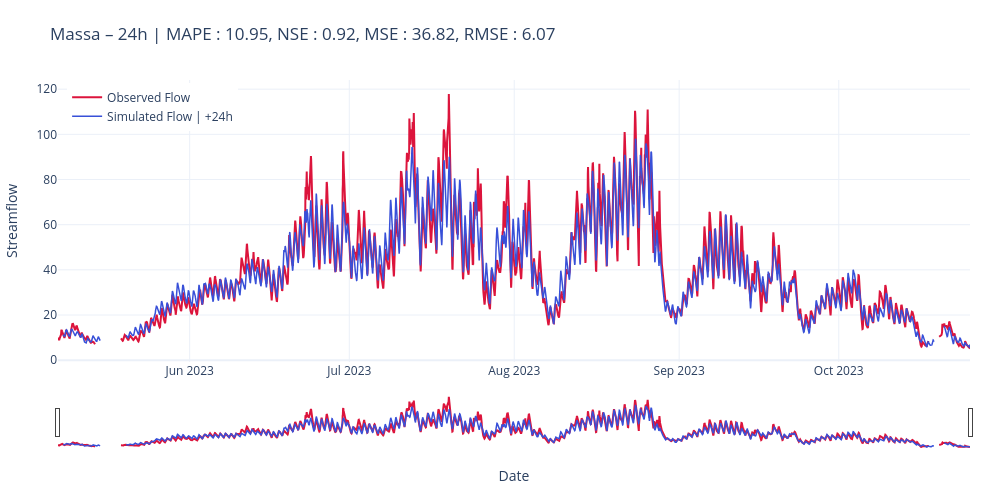

Source (notebook cell):
### Code cell
scores_str = str.join(', ', [f"{key} : {scores[key]:.2f}" for key in scores])
title24 = f"Massa – {cfg.predict_last_n}h | " + scores_str

# plot_forecast_24h(measured=y_true, predicted=y_pred, title=title24, mode="list", horizons=[1, 6, cfg.predict_last_n])
plot_forecast_24h(measured=y_true, predicted=y_pred, title=title24, mode="list", horizons=[cfg.predict_last_n])

### Figure 1 — Plotly figure (JSON) as saved in the notebook; plotly's stock layout.template omitted (floating-point values rounded to 4 significant figures; data arrays with more than 128 entries replaced by an {"elided": "..."} marker saying what was removed)
{"data": [{"line": {"color": "crimson", "width": 2}, "mode": "lines", "name": "Observed Flow", "type": "scatter", "x": {"elided": "4115 str values"}, "y": {"elided": "4115 float values"}}, {"line": {"color": "#3850D8", "width": 1.5}, "mode": "lines", "name": "Simulated Flow | +24h", "type": "scatter", "x": {"elided": "4092 str values"}, "y": {"elided": "4092 float values"}}], "layout": {"dragmode": "zoom", "height": 500, "hovermode": "x unified", "legend": {"x": 0.01, "xanchor": "left", "y": 0.99, "yanchor": "top"}, "margin": {"b": 50, "l": 50, "r": 30, "t": 80}, "title": {"text": "Massa – 24h | MAPE : 10.95, NSE : 0.92, MSE : 36.82, RMSE : 6.07"}, "width": 1000, "xaxis": {"rangeslider": {"visible": true}, "title": {"text": "Date"}}, "yaxis": {"title": {"text": "Streamflow"}}}}
